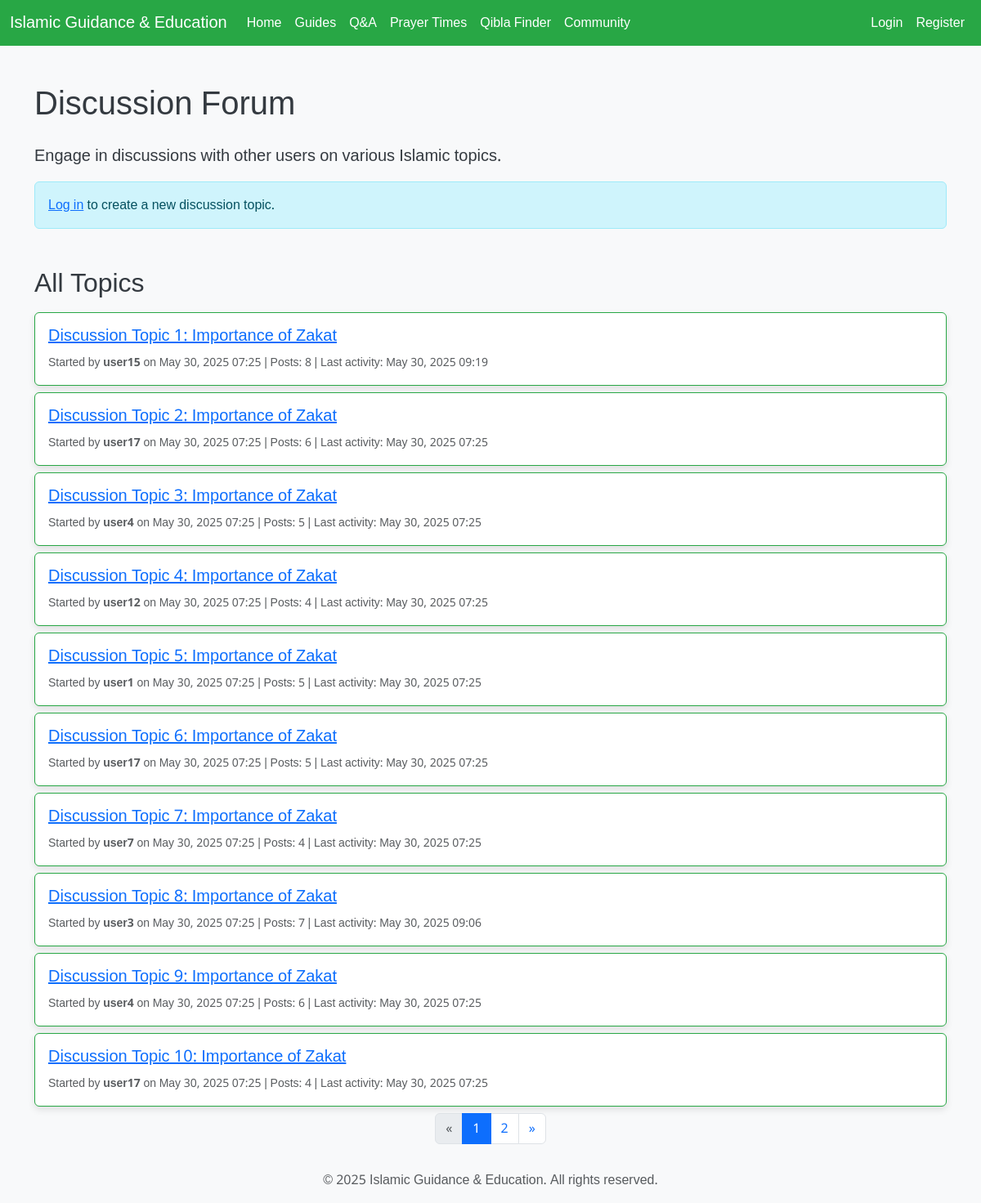
The page /index.php?route=community on the database its author committed.
### tables this page shows
CREATE TABLE forum_topics (
    topic_id INTEGER PRIMARY KEY AUTOINCREMENT,
    user_id INTEGER NOT NULL,
    title TEXT NOT NULL,
    created_at DATETIME DEFAULT CURRENT_TIMESTAMP,
    last_post_at DATETIME DEFAULT CURRENT_TIMESTAMP,
    FOREIGN KEY (user_id) REFERENCES users(user_id)
);

CREATE TABLE users (
    user_id INTEGER PRIMARY KEY AUTOINCREMENT,
    username TEXT NOT NULL UNIQUE,
    email TEXT NOT NULL UNIQUE,
    password_hash TEXT NOT NULL,
    role_id INTEGER NOT NULL,
    created_at DATETIME DEFAULT CURRENT_TIMESTAMP,
    FOREIGN KEY (role_id) REFERENCES roles(role_id)
);

### views/community.php (the view, shortened to what this page needs)
<div class="container mt-5">
    <h1 class="mb-4">Discussion Forum</h1>
    <p class="lead">Engage in discussions with other users on various Islamic topics.</p>
    <?php if (is_logged_in()): ?>
        <div class="card mb-4">
            <div class="card-header">Create New Topic</div>
            <div class="card-body">
                <form action="api.php?action=create_topic" method="POST">
                    <input type="hidden" name="csrf_token" value="<?php echo generate_csrf_token(); ?>">
                    <div class="mb-3">
                        <label for="topic_title" class="form-label">Topic Title</label>
                        <input type="text" class="form-control" id="topic_title" name="topic_title" required>
                    </div>
                    <div class="mb-3">
                        <label for="first_post_content" class="form-label">First Post Content</label>
                        <textarea class="form-control" id="first_post_content" name="first_post_content" rows="4" required></textarea>
                    </div>
                    <button type="submit" class="btn btn-primary">Create Topic</button>
                </form>
            </div>
        </div>
    <?php else: ?>
        <div class="alert alert-info" role="alert">
            <a href="index.php?route=login">Log in</a> to create a new discussion topic.
        </div>
    <?php endif; ?>
    <h2 class="mt-5 mb-3">All Topics</h2>
    <div id="forum-topics-list">
        <?php
        $items_per_page = 10;
        $current_page = isset($_GET['page']) ? (int)$_GET['page'] : 1;
        $offset = ($current_page - 1) * $items_per_page;
        $total_community_posts = get_total_community_posts_count();
        $topics = get_paginated_community_posts($items_per_page, $offset);
        $total_pages = ceil($total_community_posts / $items_per_page);
        if ($topics):
            foreach ($topics as $topic):
                $pdo = get_db_connection();
                $stmt_topic_author = $pdo->prepare("SELECT username FROM users WHERE user_id = :user_id");
                $stmt_topic_author->bindParam(':user_id', $topic['user_id'], PDO::PARAM_INT);
                $stmt_topic_author->execute();
                $author_username = $stmt_topic_author->fetchColumn();
                $stmt_post_count = $pdo->prepare("SELECT COUNT(*) FROM forum_posts WHERE topic_id = :topic_id");
                $stmt_post_count->bindParam(':topic_id', $topic['topic_id'], PDO::PARAM_INT);
                $stmt_post_count->execute();
                $post_count = $stmt_post_count->fetchColumn();
        ?>
                <div class="card mb-2">
                    <div class="card-body">
                        <h5 class="card-title"><a href="index.php?route=forum_topic&id=<?php echo htmlspecialchars($topic['topic_id']); ?>"><?php echo htmlspecialchars($topic['title']); ?></a></h5>
                        <p class="card-text">
                            <small class="text-muted">
                                Started by <strong><?php echo htmlspecialchars($author_username); ?></strong> on <?php echo date('M d, Y H:i', strtotime($topic['created_at'])); ?>
                                | Posts: <?php echo htmlspecialchars($post_count); ?>
                                | Last activity: <?php echo date('M d, Y H:i', strtotime($topic['last_post_at'])); ?>
                            </small>
                        </p>
                    </div>
                </div>
        <?php
            endforeach;
        else:
        ?>
            <div class="alert alert-info" role="alert">
                No discussion topics yet. Be the first to <a href="index.php?route=community">create one</a>!
            </div>
        <?php endif; ?>
    </div>
    <nav aria-label="Page navigation">
        <ul class="pagination justify-content-center">
            <li class="page-item <?php echo ($current_page <= 1) ? 'disabled' : ''; ?>">
                <a class="page-link" href="?route=community&page=<?php echo $current_page - 1; ?>" aria-label="Previous">
                    <span aria-hidden="true">&laquo;</span>
                </a>
            </li>
            <?php for ($i = 1; $i <= $total_pages; $i++): ?>
                <li class="page-item <?php echo ($current_page == $i) ? 'active' : ''; ?>">
                    <a class="page-link" href="?route=community&page=<?php echo $i; ?>"><?php echo $i; ?></a>
                </li>
            <?php endfor; ?>
            <li class="page-item <?php echo ($current_page >= $total_pages) ? 'disabled' : ''; ?>">
                <a class="page-link" href="?route=community&page=<?php echo $current_page + 1; ?>" aria-label="Next">
                    <span aria-hidden="true">&raquo;</span>
                </a>
            </li>
        </ul>
    </nav>
</div>

### css/style.css (style rules this page uses)
body { font-family: 'Amiri', serif; background-color: #f8f9fa; color: #343a40; }
.card { border: 1px solid #28a745; box-shadow: 0 4px 8px rgba(0,0,0,0.1); }
.card-title { color: #28a745; }

### index.php (style rules this page uses)
body { font-family: 'Noto Sans Arabic', sans-serif; }

### rows shown on the page
forum_topics: title "Discussion Topic 1: Importance of Zakat", user.username "user15", created_at "May 30, 2025 07:25", post_count "8", last_post_at "May 30, 2025 09:19"
forum_topics: title "Discussion Topic 2: Importance of Zakat", user.username "user17", created_at "May 30, 2025 07:25", post_count "6", last_post_at "May 30, 2025 07:25"
forum_topics: title "Discussion Topic 3: Importance of Zakat", user.username "user4", created_at "May 30, 2025 07:25", post_count "5", last_post_at "May 30, 2025 07:25"
forum_topics: title "Discussion Topic 4: Importance of Zakat", user.username "user12", created_at "May 30, 2025 07:25", post_count "4", last_post_at "May 30, 2025 07:25"
forum_topics: title "Discussion Topic 5: Importance of Zakat", user.username "user1", created_at "May 30, 2025 07:25", post_count "5", last_post_at "May 30, 2025 07:25"
forum_topics: title "Discussion Topic 6: Importance of Zakat", user.username "user17", created_at "May 30, 2025 07:25", post_count "5", last_post_at "May 30, 2025 07:25"
forum_topics: title "Discussion Topic 7: Importance of Zakat", user.username "user7", created_at "May 30, 2025 07:25", post_count "4", last_post_at "May 30, 2025 07:25"
forum_topics: title "Discussion Topic 8: Importance of Zakat", user.username "user3", created_at "May 30, 2025 07:25", post_count "7", last_post_at "May 30, 2025 09:06"
forum_topics: title "Discussion Topic 9: Importance of Zakat", user.username "user4", created_at "May 30, 2025 07:25", post_count "6", last_post_at "May 30, 2025 07:25"
forum_topics: title "Discussion Topic 10: Importance of Zakat", user.username "user17", created_at "May 30, 2025 07:25", post_count "4", last_post_at "May 30, 2025 07:25"

### other values the page prints
APP_NAME "Islamic Guidance & Education"
